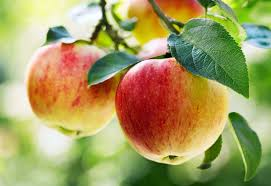
#> input picture apple1.jpg, 271 x 186 px, given in place of the camera
$ python realtime.py
#> lines starting #> are read from the running program, lines starting #| are printed output that depends on the picture; after the words box and inside, x2 and y2 are one past the last pixel; in counts of white or black regions, pixels touching at a corner belong together
#> (reads fruit_classifier.pkl from the repository)
#> further down, frame is the input picture: shape (186, 271, 3); mean B, G, R 96.9, 156.6, 165.8
### features.py
import cv2
import numpy as np
from sklearn.preprocessing import StandardScaler

def extract_color_features(hsv_contour, mask):
    """Extract mean HSV color features"""
    mean_h = np.mean(hsv_contour[mask > 0, 0])
    mean_s = np.mean(hsv_contour[mask > 0, 1])
    mean_v = np.mean(hsv_contour[mask > 0, 2])
    return [mean_h, mean_s, mean_v]

def extract_shape_features(contour):
    """Extract geometric features"""
    area = cv2.contourArea(contour)
    perimeter = cv2.arcLength(contour, True)
    if perimeter == 0: return [0,0,0,0,0]

    circularity = (4 * np.pi * area) / (perimeter ** 2)
    x,y,w,h = cv2.boundingRect(contour)
    aspect_ratio = float(w)/h
    size_cat = 0 if area < 1000 else 1 if area < 5000 else 2
    return [area, perimeter, circularity, aspect_ratio, size_cat]

def extract_ripeness_feature(hsv_contour, mask):
    """Ripeness = bright + saturated pixels"""
    ripe = np.sum((hsv_contour[mask>0,1]>100) & (hsv_contour[mask>0,2]>150))
    total = np.sum(mask > 0)
    return ripe/total if total > 0 else 0

def get_all_features(image, contour, hsv):
    mask = np.zeros(image.shape[:2], dtype=np.uint8)
    cv2.drawContours(mask, [contour], -1, 255, -1)
    color = extract_color_features(hsv, mask)
    shape = extract_shape_features(contour)
    ripe = extract_ripeness_feature(hsv, mask)
    return np.array(color + shape + [ripe])

def preprocess_image(image):
    """Color segmentation like face detection"""
    hsv = cv2.cvtColor(image, cv2.COLOR_BGR2HSV)
#> hsv: shape (186, 271, 3); mean H, S, V 39.6, 131.6, 182.8
    apple = cv2.inRange(hsv, np.array([0,50,50]), np.array([20,255,255]))
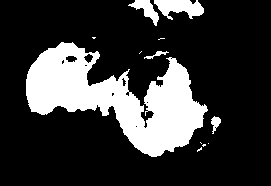
#> apple: shape (186, 271); 21.7% white; 12 white regions (7 under 20 px), largest, box (x1, y1, x2, y2) and area: (26, 42, 208, 157) 9785, (154, 0, 204, 20) 621, (128, 0, 159, 26) 315, (211, 116, 221, 134) 97, (144, 51, 169, 59) 67
    orange = cv2.inRange(hsv, np.array([10,100,100]), np.array([25,255,255]))
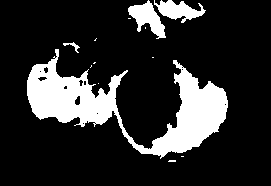
#> orange: shape (186, 271); 17.8% white; 13 white regions (9 under 20 px), largest, box (x1, y1, x2, y2) and area: (27, 49, 228, 159) 7577, (128, 0, 166, 39) 696, (154, 0, 206, 23) 612, (63, 42, 80, 53) 54
    banana = cv2.inRange(hsv, np.array([20,100,100]), np.array([40,255,255]))
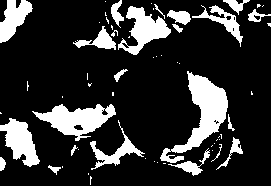
#> banana: shape (186, 271); 19.2% white; 61 white regions (38 under 20 px), largest, box (x1, y1, x2, y2) and area: (160, 71, 228, 163) 2069, (32, 104, 116, 141) 1505, (118, 6, 171, 55) 1138
    mask = cv2.bitwise_or(apple, cv2.bitwise_or(orange, banana))
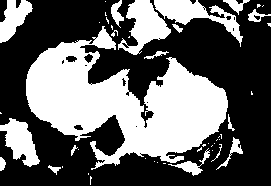
#> mask: shape (186, 271); 39.7% white; 47 white regions (29 under 20 px), largest, box (x1, y1, x2, y2) and area: (26, 26, 228, 170) 14068, (118, 0, 171, 55) 1412, (154, 0, 243, 47) 1356
    kernel = np.ones((7,7), np.uint8)
    mask = cv2.morphologyEx(mask, cv2.MORPH_CLOSE, kernel)
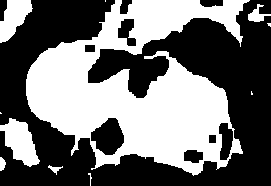
#> mask: shape (186, 271); 44.4% white; 11 white regions (5 under 20 px), largest, box (x1, y1, x2, y2) and area: (26, 0, 250, 176) 20144, (0, 118, 40, 167) 1085, (0, 0, 33, 43) 829, (248, 4, 271, 22) 184, (0, 157, 6, 171) 62, (48, 165, 63, 175) 56
    mask = cv2.morphologyEx(mask, cv2.MORPH_OPEN, kernel)
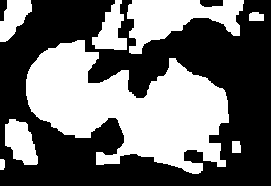
#> mask: shape (186, 271); 42.7% white; 8 white regions
    return hsv, mask

### realtime.py
import cv2
import numpy as np
import pickle
from features import preprocess_image, get_all_features

data = pickle.load(open('fruit_classifier.pkl', 'rb'))
model, scaler = data['model'], data['scaler']

cap = cv2.VideoCapture(0)
print("🔴 LIVE MODE - Press 'q' to quit")

while True:
    ret, frame = cap.read()
    if not ret: break

    orig = frame.copy()
    hsv, mask = preprocess_image(frame)
    contours, _ = cv2.findContours(mask, cv2.RETR_EXTERNAL, cv2.CHAIN_APPROX_SIMPLE)
#> contours = 8 contours; box (x1, y1, x2, y2) and area: (26, 40, 229, 174) 14659, (127, 0, 244, 54) 3178, (5, 119, 38, 165) 972, (92, 0, 127, 50) 884, (0, 0, 32, 42) 765, (249, 12, 264, 21) 100, (232, 141, 241, 153) 84, (0, 159, 5, 170) 38

    for contour in contours:
        if cv2.contourArea(contour) < 500: continue

        feats = get_all_features(frame, contour, hsv)
        pred = model.predict(scaler.transform([feats]))[0]
        conf = model.predict_proba(scaler.transform([feats]))[0].max()

        if conf > 0.7:
            x,y,w,h = cv2.boundingRect(contour)
            cv2.rectangle(orig, (x,y), (x+w,y+h), (0,255,0), 3)
            cv2.putText(orig, f"{pred} {conf:.0%}", (x,y-10),
                       cv2.FONT_HERSHEY_SIMPLEX, 0.7, (0,255,0), 2)
#> this loop made 8 passes

    cv2.putText(orig, "LIVE FRUIT DETECTION - 'q' to quit", (10,30),
               cv2.FONT_HERSHEY_SIMPLEX, 0.7, (255,255,255), 2)
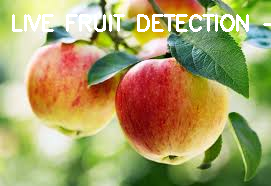
#> orig: shape (186, 271, 3); 3.53% of pixels changed, all inside (x1, y1, x2, y2) = (12, 14, 271, 32)
    cv2.imshow('🔴 LIVE FRUIT DETECTOR', orig)

    if cv2.waitKey(1) == ord('q'): break
#> (key q is pressed here)

cap.release()
cv2.destroyAllWindows()
